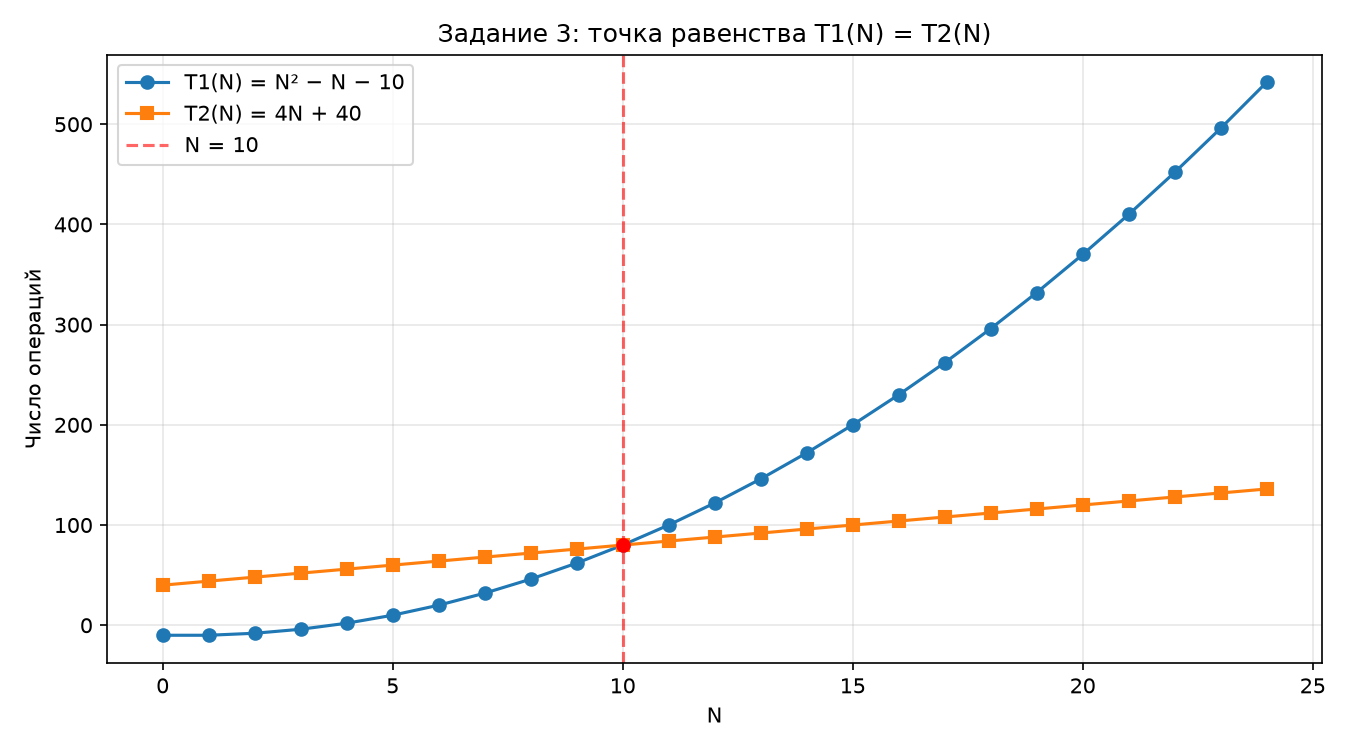

The script that saved this image:
"""
Задание 3.

T1(N) = N^2 - N - 10
T2(N) = 4N + 40

Приравниваем: N^2 - N - 10 = 4N + 40
              N^2 - 5N - 50 = 0
              D = 25 + 200 = 225
              N1 = 10, N2 = -5 (отбрасываем)

Ответ: N = 10.
"""

import numpy as np
import matplotlib.pyplot as plt


def T1(N):
    return N**2 - N - 10


def T2(N):
    return 4*N + 40


if __name__ == '__main__':
    
    coeffs = [1, -5, -50]
    roots = np.roots(coeffs)
    print(f"Корни уравнения: {roots}")
    N = int(round(max(roots.real)))
    print(f"N = {N}")
    print(f"T1({N}) = {T1(N)}")
    print(f"T2({N}) = {T2(N)}")

    xs = np.arange(0, 25)
    plt.figure(figsize=(9, 5))
    plt.plot(xs, T1(xs), marker='o', label='T1(N) = N² − N − 10')
    plt.plot(xs, T2(xs), marker='s', label='T2(N) = 4N + 40')
    plt.axvline(N, color='red', linestyle='--', alpha=0.6, label=f'N = {N}')
    plt.scatter([N], [T1(N)], color='red', zorder=5)
    plt.xlabel('N')
    plt.ylabel('Число операций')
    plt.title('Задание 3: точка равенства T1(N) = T2(N)')
    plt.legend()
    plt.grid(True, alpha=0.3)
    plt.tight_layout()
    plt.savefig('task3.png', dpi=150)
    plt.show()
